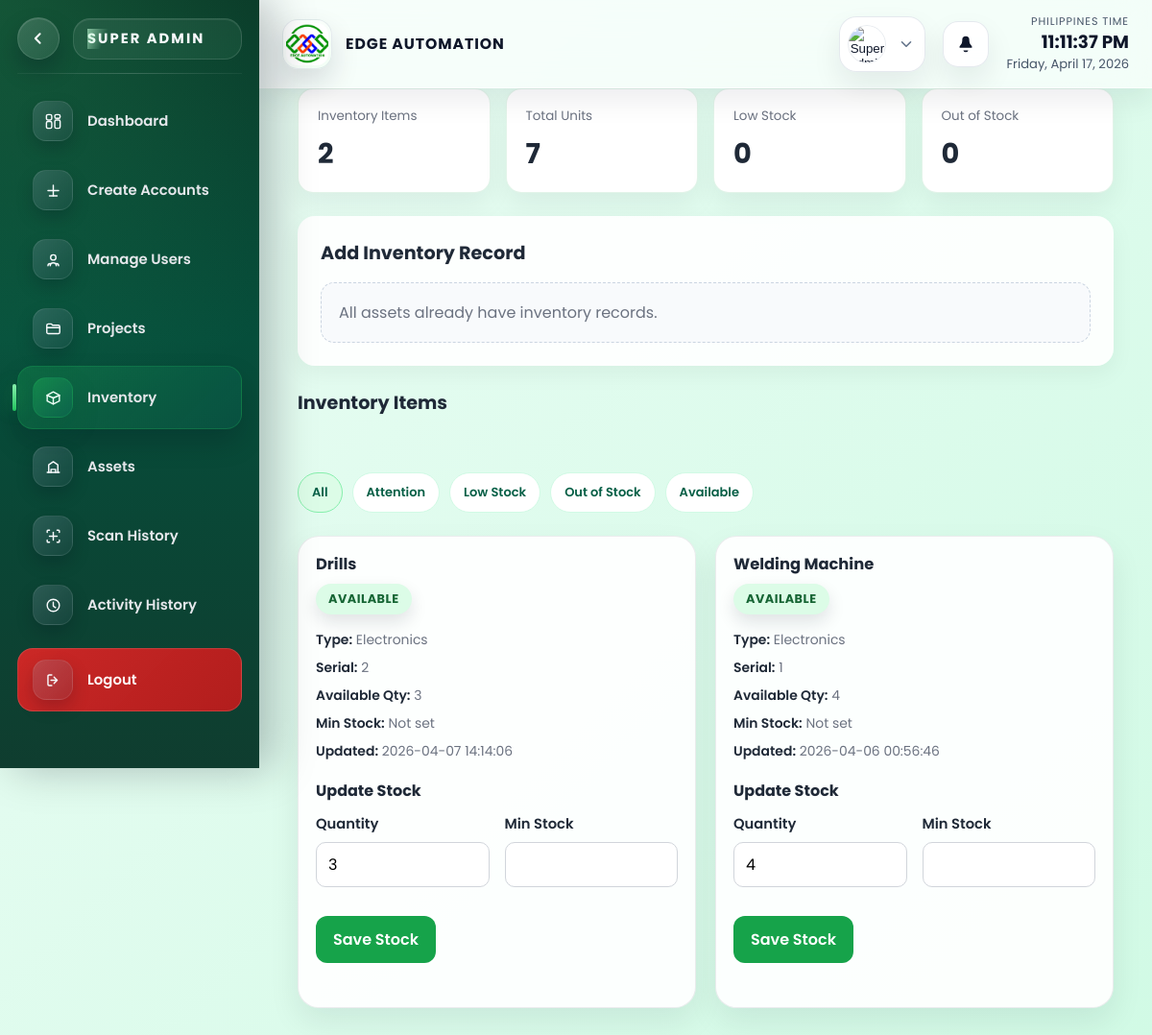
The page /SUPERADMIN/sidebar/inventory.php (signed in) on the database its author committed.
### tables this page shows
CREATE TABLE `inventory` (
  `id` int(11) NOT NULL,
  `quantity` int(11) NOT NULL DEFAULT 0,
  `min_stock` int(11) DEFAULT NULL,
  `status` enum('available','low-stock','out-of-stock') DEFAULT 'available',
  `created_at` timestamp NOT NULL DEFAULT current_timestamp(),
  `updated_at` timestamp NOT NULL DEFAULT current_timestamp() ON UPDATE current_timestamp(),
  `asset_id` int(11) DEFAULT NULL
);

CREATE TABLE `assets` (
  `id` int(11) NOT NULL,
  `asset_name` varchar(255) NOT NULL,
  `asset_type` varchar(150) DEFAULT NULL,
  `serial_number` varchar(150) DEFAULT NULL,
  `asset_status` enum('available','maintenance','damaged') DEFAULT 'available',
  `created_at` timestamp NOT NULL DEFAULT current_timestamp(),
  `updated_at` timestamp NOT NULL DEFAULT current_timestamp() ON UPDATE current_timestamp(),
  `quantity` int(11) DEFAULT 0,
  `status` enum('available','maintenance','damaged','lost') DEFAULT 'available'
);

### SUPERADMIN/sidebar/inventory.php (the view, shortened to what this page needs)
<?php
require_once __DIR__ . '/../../config/database.php';
$statusFilter = trim((string)($_GET['status'] ?? ''));
$allowedInventoryFilters = ['available', 'low-stock', 'out-of-stock', 'attention'];
if (!in_array($statusFilter, $allowedInventoryFilters, true)) {
    $statusFilter = '';
}
$assetsWithoutInventory = [];
$assetsWithoutInventoryResult = $conn->query(
    "SELECT a.id, a.asset_name, a.asset_type, a.serial_number
     FROM assets a
     LEFT JOIN inventory i ON i.asset_id = a.id
     WHERE i.id IS NULL
     ORDER BY a.asset_name ASC, a.id ASC"
);
if ($assetsWithoutInventoryResult) {
    $assetsWithoutInventory = $assetsWithoutInventoryResult->fetch_all(MYSQLI_ASSOC);
}
$inventoryItems = [];
$inventoryQuery = "SELECT
        i.id,
        i.asset_id,
        i.quantity,
        i.min_stock,
        i.status,
        i.updated_at,
        a.asset_name,
        a.asset_type,
        a.serial_number
     FROM inventory i
     INNER JOIN assets a ON a.id = i.asset_id";
$whereSql = '';
$inventoryQuery .= $whereSql . ' ORDER BY a.asset_name ASC, i.id ASC';
$inventoryResult = $conn->query($inventoryQuery);
if ($inventoryResult) {
    $inventoryItems = $inventoryResult->fetch_all(MYSQLI_ASSOC);
}
$totalInventoryItems = count($inventoryItems);
$totalUnits = 0;
$lowStockItems = 0;
$outOfStockItems = 0;
foreach ($inventoryItems as $item) {
    $totalUnits += (int)$item['quantity'];
}
?>
<!DOCTYPE html>
<html lang="en">
<head>
    <link rel="stylesheet" href="../css/super_admin_dashboard.css">
</head>
<body>
<div class="container">
    <?php include __DIR__ . '/../super_admin_sidebar.php'; ?>
    <main class="main-content">
        <div class="page-stack">
            <section class="metrics-grid">
                <div class="metric-card">
                    <span>Inventory Items</span>
                    <strong><?php echo $totalInventoryItems; ?></strong>
                </div>
                <div class="metric-card">
                    <span>Total Units</span>
                    <strong><?php echo $totalUnits; ?></strong>
                </div>
                <div class="metric-card">
                    <span>Low Stock</span>
                    <strong><?php echo $lowStockItems; ?></strong>
                </div>
                <div class="metric-card">
                    <span>Out of Stock</span>
                    <strong><?php echo $outOfStockItems; ?></strong>
                </div>
            </section>
            <section class="form-panel">
                <h2 class="section-title-inline">Add Inventory Record</h2>
                <?php if (empty($assetsWithoutInventory)): ?>
                    <div class="empty-state">All assets already have inventory records.</div>
                <?php endif; ?>
            </section>
            <section class="page-stack">
                <h2 class="section-title-inline">Inventory Items</h2>
                <div class="dashboard-actions">
                    <a href="/codesamplecaps/SUPERADMIN/sidebar/inventory.php" class="action-chip<?php echo $statusFilter === '' ? ' active-chip' : ''; ?>">All</a>
                    <a href="/codesamplecaps/SUPERADMIN/sidebar/inventory.php?status=attention" class="action-chip<?php echo $statusFilter === 'attention' ? ' active-chip' : ''; ?>">Attention</a>
                    <a href="/codesamplecaps/SUPERADMIN/sidebar/inventory.php?status=low-stock" class="action-chip<?php echo $statusFilter === 'low-stock' ? ' active-chip' : ''; ?>">Low Stock</a>
                    <a href="/codesamplecaps/SUPERADMIN/sidebar/inventory.php?status=out-of-stock" class="action-chip<?php echo $statusFilter === 'out-of-stock' ? ' active-chip' : ''; ?>">Out of Stock</a>
                    <a href="/codesamplecaps/SUPERADMIN/sidebar/inventory.php?status=available" class="action-chip<?php echo $statusFilter === 'available' ? ' active-chip' : ''; ?>">Available</a>
                </div>
                <?php if (empty($inventoryItems)): ?>
                    <div class="empty-state">No inventory records yet.</div>
                <?php else: ?>
                    <div class="projects-grid">
                        <?php foreach ($inventoryItems as $item): ?>
                            <article class="project-card">
                                <div class="card-split">
                                    <div>
                                        <h3><?php echo htmlspecialchars($item['asset_name']); ?></h3>
                                        <div class="status-pill-wrap">
                                            <span class="status-pill status-<?php echo htmlspecialchars($item['status']); ?>">
                                                <?php echo htmlspecialchars(ucfirst($item['status'])); ?>
                                            </span>
                                        </div>
                                    </div>
                                    <div class="project-meta">
                                        <div><strong>Type:</strong> <?php echo htmlspecialchars($item['asset_type'] ?: 'N/A'); ?></div>
                                        <div><strong>Serial:</strong> <?php echo htmlspecialchars($item['serial_number'] ?: 'N/A'); ?></div>
                                        <div><strong>Available Qty:</strong> <?php echo (int)$item['quantity']; ?></div>
                                        <div><strong>Min Stock:</strong> <?php echo $item['min_stock'] !== null ? (int)$item['min_stock'] : 'Not set'; ?></div>
                                        <div><strong>Updated:</strong> <?php echo htmlspecialchars($item['updated_at']); ?></div>
                                    </div>
                                </div>
                                <form method="POST" class="mini-form">
                                    <h4 class="subheading">Update Stock</h4>
                                    <div class="form-grid">
                                        <div class="input-group">
                                            <label for="quantity-<?php echo (int)$item['id']; ?>">Quantity</label>
                                            <input type="number" id="quantity-<?php echo (int)$item['id']; ?>" name="quantity" min="0" step="1" value="<?php echo (int)$item['quantity']; ?>" required>
                                        </div>
                                        <div class="input-group">
                                            <label for="min_stock-<?php echo (int)$item['id']; ?>">Min Stock</label>
                                            <input type="number" id="min_stock-<?php echo (int)$item['id']; ?>" name="min_stock" min="0" step="1" value="<?php echo $item['min_stock'] !== null ? (int)$item['min_stock'] : ''; ?>">
                                        </div>
                                    </div>
                                    <div class="form-actions">
                                        <button type="submit" class="btn-primary">Save Stock</button>
                                    </div>
                                </form>
                            </article>
                        <?php endforeach; ?>
                    </div>
                <?php endif; ?>
            </section>
        </div>
    </main>
</div>
</body>
</html>

### rows shown on the page
inventory: asset.asset_name "Drills", status "AVAILABLE", asset.asset_type "Electronics", asset.serial_number "2", quantity "3", shows "Not set", updated_at "2026-04-07 14:14:06"
inventory: asset.asset_name "Welding Machine", status "AVAILABLE", asset.asset_type "Electronics", asset.serial_number "1", quantity "4", shows "Not set", updated_at "2026-04-06 00:56:46"

### other values the page prints
$totalInventoryItems "2"
$totalUnits "7"
$lowStockItems "0"
$outOfStockItems "0"
